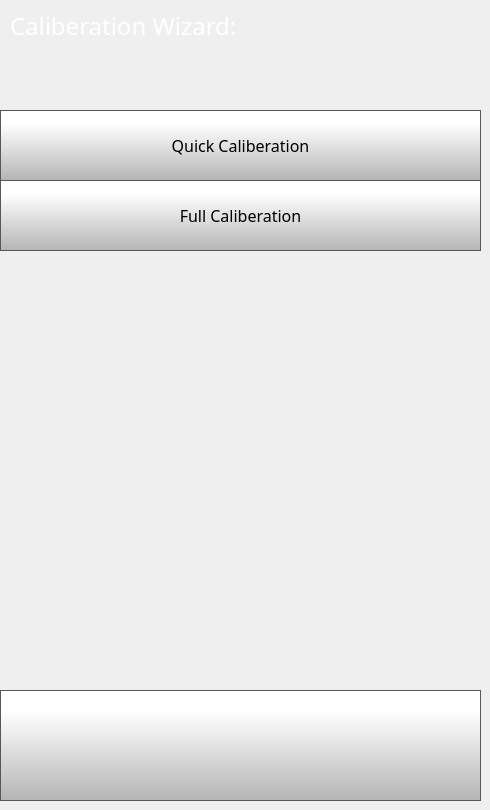
    <widget class="QWidget" name="caliberationWizardPage">
     <widget class="QLabel" name="caliberationWizardLabel">
      <property name="geometry">
       <rect>
        <x>10</x>
        <y>10</y>
        <width>321</width>
        <height>31</height>
       </rect>
      </property>
      <property name="font">
       <font>
        <family>Gotham</family>
        <pointsize>18</pointsize>
        <weight>50</weight>
        <bold>false</bold>
       </font>
      </property>
      <property name="styleSheet">
       <string notr="true">color: rgb(255, 255, 255);</string>
      </property>
      <property name="text">
       <string>Caliberation Wizard:</string>
      </property>
     </widget>
     <widget class="QPushButton" name="caliberationWizardBackButton">
      <property name="geometry">
       <rect>
        <x>0</x>
        <y>690</y>
        <width>481</width>
        <height>111</height>
       </rect>
      </property>
      <property name="minimumSize">
       <size>
        <width>0</width>
        <height>0</height>
       </size>
      </property>
      <property name="font">
       <font>
        <family>Gotham Light</family>
        <pointsize>9</pointsize>
       </font>
      </property>
      <property name="styleSheet">
       <string notr="true">QPushButton {
     border: 1px solid rgb(87, 87, 87);
	background-color: qlineargradient(spread:pad, x1:0, y1:1, x2:0, y2:0.188, stop:0 rgba(180, 180, 180, 255), stop:1 rgba(255, 255, 255, 255));


}

QPushButton:pressed {
    background-color: qlineargradient(x1: 0, y1: 0, x2: 0, y2: 1,
                                      stop: 0 #dadbde, stop: 1 #f6f7fa);
}

QPushButton:flat {
    border: none; /* no border for a flat push button */
}

QPushButton:default {
    border-color: navy; /* make the default button prominent */
}</string>
      </property>
      <property name="text">
       <string/>
      </property>
      <property name="icon">
       <iconset>
        <normaloff>templates/img/arrows-4.png</normaloff>templates/img/arrows-4.png</iconset>
      </property>
      <property name="iconSize">
       <size>
        <width>50</width>
        <height>50</height>
       </size>
      </property>
      <property name="checkable">
       <bool>false</bool>
      </property>
      <property name="autoDefault">
       <bool>false</bool>
      </property>
      <property name="default">
       <bool>false</bool>
      </property>
      <property name="flat">
       <bool>false</bool>
      </property>
     </widget>
     <widget class="QPushButton" name="fullCaliberationButton">
      <property name="geometry">
       <rect>
        <x>0</x>
        <y>180</y>
        <width>481</width>
        <height>71</height>
       </rect>
      </property>
      <property name="minimumSize">
       <size>
        <width>0</width>
        <height>0</height>
       </size>
      </property>
      <property name="font">
       <font>
        <family>Gotham Light</family>
        <pointsize>12</pointsize>
       </font>
      </property>
      <property name="styleSheet">
       <string notr="true">QPushButton {
     border: 1px solid rgb(87, 87, 87);
	background-color: qlineargradient(spread:pad, x1:0, y1:1, x2:0, y2:0.188, stop:0 rgba(180, 180, 180, 255), stop:1 rgba(255, 255, 255, 255));


}

QPushButton:pressed {
    background-color: qlineargradient(x1: 0, y1: 0, x2: 0, y2: 1,
                                      stop: 0 #dadbde, stop: 1 #f6f7fa);
}

QPushButton:flat {
    border: none; /* no border for a flat push button */
}

QPushButton:default {
    border-color: navy; /* make the default button prominent */
}</string>
      </property>
      <property name="text">
       <string>Full Caliberation</string>
      </property>
      <property name="icon">
       <iconset>
        <normaloff>templates/img/reload.png</normaloff>templates/img/reload.png</iconset>
      </property>
      <property name="iconSize">
       <size>
        <width>50</width>
        <height>50</height>
       </size>
      </property>
      <property name="checkable">
       <bool>false</bool>
      </property>
      <property name="autoDefault">
       <bool>false</bool>
      </property>
      <property name="default">
       <bool>false</bool>
      </property>
      <property name="flat">
       <bool>false</bool>
      </property>
     </widget>
     <widget class="QPushButton" name="quickCaliberationButton">
      <property name="geometry">
       <rect>
        <x>0</x>
        <y>110</y>
        <width>481</width>
        <height>71</height>
       </rect>
      </property>
      <property name="minimumSize">
       <size>
        <width>0</width>
        <height>0</height>
       </size>
      </property>
      <property name="font">
       <font>
        <family>Gotham Light</family>
        <pointsize>12</pointsize>
       </font>
      </property>
      <property name="styleSheet">
       <string notr="true">QPushButton {
     border: 1px solid rgb(87, 87, 87);
	background-color: qlineargradient(spread:pad, x1:0, y1:1, x2:0, y2:0.188, stop:0 rgba(180, 180, 180, 255), stop:1 rgba(255, 255, 255, 255));


}

QPushButton:pressed {
    background-color: qlineargradient(x1: 0, y1: 0, x2: 0, y2: 1,
                                      stop: 0 #dadbde, stop: 1 #f6f7fa);
}

QPushButton:flat {
    border: none; /* no border for a flat push button */
}

QPushButton:default {
    border-color: navy; /* make the default button prominent */
}</string>
      </property>
      <property name="text">
       <string>Quick Caliberation</string>
      </property>
      <property name="icon">
       <iconset>
        <normaloff>templates/img/add.png</normaloff>templates/img/add.png</iconset>
      </property>
      <property name="iconSize">
       <size>
        <width>15</width>
        <height>15</height>
       </size>
      </property>
      <property name="checkable">
       <bool>false</bool>
      </property>
      <property name="autoDefault">
       <bool>false</bool>
      </property>
      <property name="default">
       <bool>false</bool>
      </property>
      <property name="flat">
       <bool>false</bool>
      </property>
     </widget>
    </widget>
